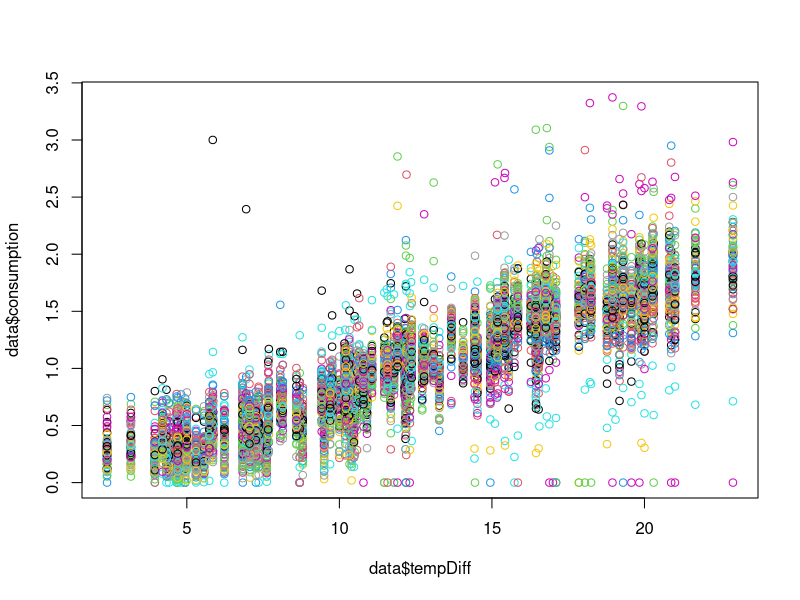
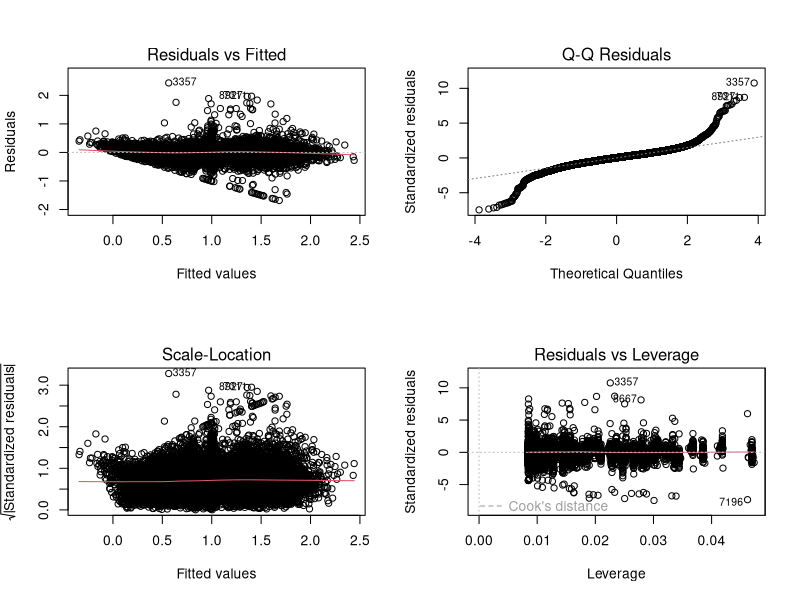
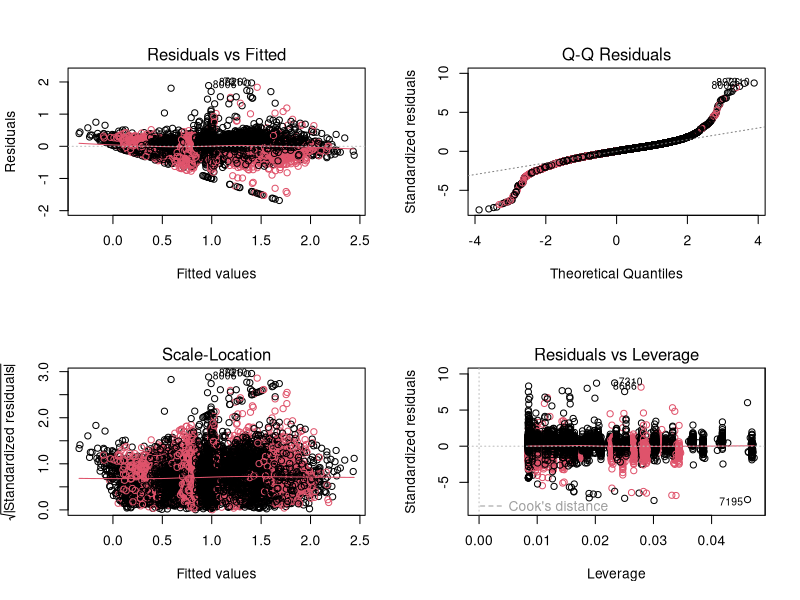
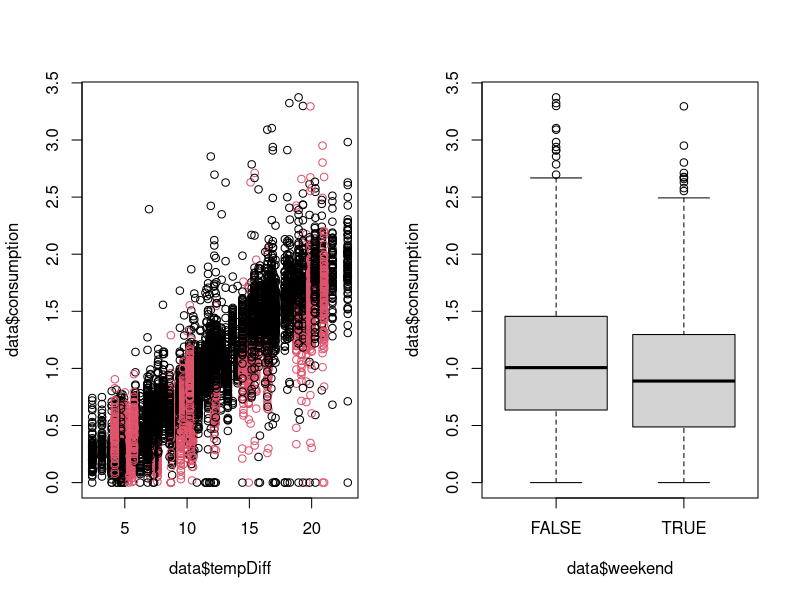
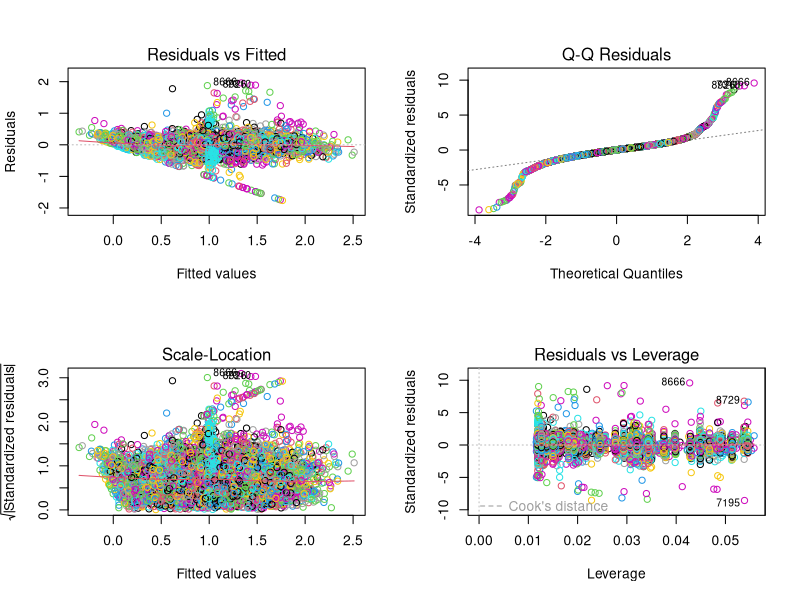
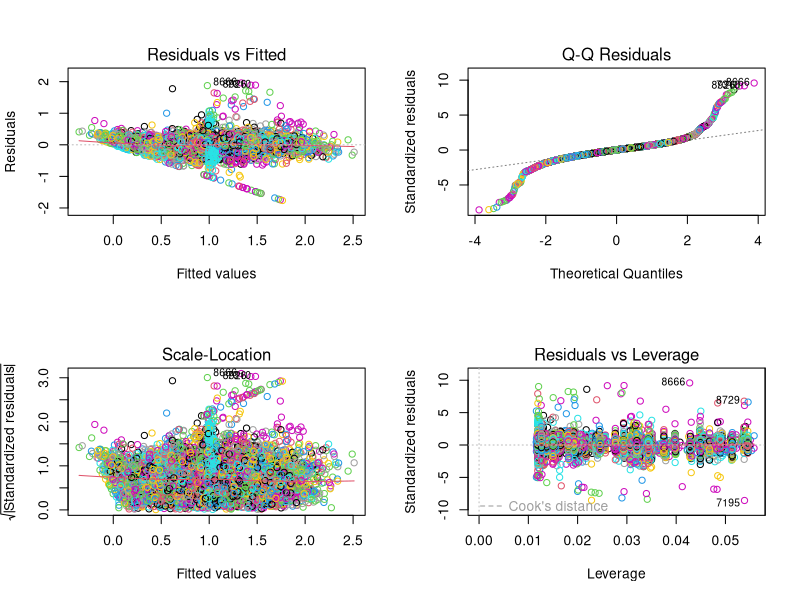
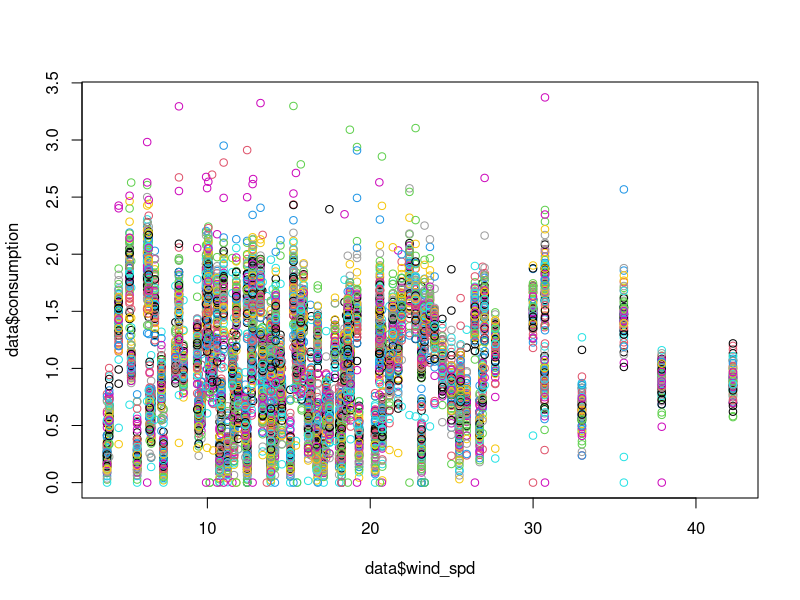

Write R code to recreate these figures, in order. (Note: this script raises an error after producing the figures.)
setwd("/Users/astrid_harsaae/Documents/GitHub/-02441-case-project")

library(car)

# data --------------------------------------------------------------------

data <- read.csv("Case2/data/merged_data.csv")
data$ID <- as.factor(data$ID)
data$dir <- as.factor(data$dir)
data$cond <- as.factor(data$cond)
data$fog <- as.factor(data$fog)
data$rain <- as.factor(data$rain)
data$tempDiff <- 21 - data$temp
data$weekday <-weekdays(as.Date(data$date))
data$weekend <- as.factor((data$weekday == "Saturday" | data$weekday == "Sunday"))

for(i in unique(data$ID)){
  mean <- mean(data[data$ID ==i,]$consumption)
  
  data[data$ID ==i,]$consumption <- data[data$ID ==i,]$consumption/mean
}
  

# initial model -----------------------------------------------------

model_initial <- lm(consumption~ ID+ tempDiff,data)

par(mfrow=c(1,1))
plot(data$consumption~data$tempDiff, col = data$ID)

# we can see there are different slopes for the different value, so we add the interaction

# model with interaction 

model_wInter <- lm(consumption~ ID+ tempDiff +ID:tempDiff,data)

par(mfrow=c(2,2))
plot(model_wInter)

# we can see that there are some outliers, we don't like this

data <- data[-c(3357),]
rownames(data) <- NULL  

# remake the model

model_wInter <- lm(consumption~ ID+ tempDiff +ID:tempDiff,data)

par(mfrow=c(2,2))
plot(model_wInter, col = data$weekend)


# model with weekend ------------------------------------------------------

# so we did this entire model, and according to AIC we keep being told to keep parameters, 
# going through it again with BIC, as it is more conservative, and we have an abundance of variables.

par(mfrow=c(1,2))
plot(data$consumption~data$tempDiff, col = data$weekend)
plot(data$consumption~data$weekend)

# we are not able to see any larger difference in means, but we do a quick test anyways

wilcox.test(data[data$weekend==TRUE,]$consumption,data[data$weekend==FALSE,]$consumption)

# is does not look it, but it is significant, so we add it

model_wWeekend <- update(model_wInter,. ~ . *weekend)


# now we check to see if we should remove anything

drop1(model_wWeekend, test = "F", k = log(nrow(data)))

#so according to the BIC we remove ID:tempDiff:weekend

model_wWeekend <- update(model_wWeekend,. ~ . -ID:tempDiff:weekend)

drop1(model_wWeekend, test = "F", k = log(nrow(data)))

# no more dropping! We check Anova

Anova(model_wWeekend)

#alrighty we like the look of that!

par(mfrow=c(2,2))
plot(model_wWeekend, col = data$ID)


model_wWeekend<- lm(formula = consumption ~ ID + tempDiff + weekend + ID:tempDiff + 
     ID:weekend + tempDiff:weekend, data = data)

par(mfrow=c(2,2))
plot(model_wWeekend, col = data$ID)

# model with weather variables --------------------------------------------

# by logic- cold wind probably means we use more energy to heat buildings?

#make a better plot !!!
par(mfrow=c(1,1))
plot(data$consumption ~data$wind_spd, col = data$ID)

# it maybe looks like there are different slopes for the various buildings, we add interactions

model_wWind <-update(model_wWeekend,. ~ . *wind_spd)

drop1(model_wWind, test = "F", k = log(nrow(data)))

# makes sense, ID:weekend:wind_spd is very important

model_wWind <- update(model_wWind,. ~ . - ID:weekend:wind_spd)

drop1(model_wWind, test = "F", k = log(nrow(data)))

# remove ID:tempDiff:wind_spd

model_wWind <- update(model_wWind,. ~ . - ID:tempDiff:wind_spd)

drop1(model_wWind, test = "F", k = log(nrow(data)))

# remove ID:wind_spd

model_wWind <- update(model_wWind,. ~ . - ID:wind_spd)

drop1(model_wWind, test = "F", k = log(nrow(data)))

# remove tempDiff:weekend:wind_spd
model_wWind <- update(model_wWind,. ~ . - tempDiff:weekend:wind_spd)

drop1(model_wWind, test = "F", k = log(nrow(data)))




par(mfrow=c(2,2))
plot(model_wWind, col = data$date)


#looks like we got some interaction?

model_wWind <- update(model_wWind,. ~ . +dir + wind_spd:dir + wind_spd:dir:ID +wind_spd:dir:tempDiff)

drop1(model_wWind, test = "F", k = log(nrow(data)))

#according to this we do not want to remove anything else

par(mfrow=c(2,2))
plot(model_wWind)


#we do some analysis on the model
Anova(model_wWind)

#shows we have some multicolinearity, lets track that down 
alias(model_wWind)

# we try and remove tempDiff:wind_spd:dir
model_wWind <- update(model_wWind,. ~ . - tempDiff:wind_spd:dir)

Anova(model_wWind)

# visual analysis 

par(mfrow=c(2,2))
plot(model_wWind)



# should we add more? -----------------------------------------------------

# next thing that makes the most sense from the weather stuff is the humididity

model_wHum <- update(model_wWind,. ~ . +hum)
drop1(model_wHum, test = "F", k = log(nrow(data)))

#according to the BIC, it makes sense to add ! we check for multicplinearity

Anova(model_wHum)

# we try and add some interactions

model_wHum <- update(model_wHum,. ~ . +hum:wind_spd +hum:ID)
drop1(model_wHum, test = "F", k = log(nrow(data)))


model_wHum <- update(model_wHum,. ~ . -ID:hum)
drop1(model_wHum, test = "F", k = log(nrow(data)))


# we keep these! maybe there are some buildings which have issues with windspeed and hum in certain buildings

model_wHum <- update(model_wHum,. ~ . +hum:wind_spd:ID)
drop1(model_wHum, test = "F", k = log(nrow(data)))

# no 


model_wHum <- update(model_wHum,. ~ . -hum:wind_spd:ID)
drop1(model_wHum, test = "F", k = log(nrow(data)))


# final model -------------------------------------------------------------

final_model <- model_wHum

par(mfrow=c(2,2))
plot(final_model, col = data$rain)


